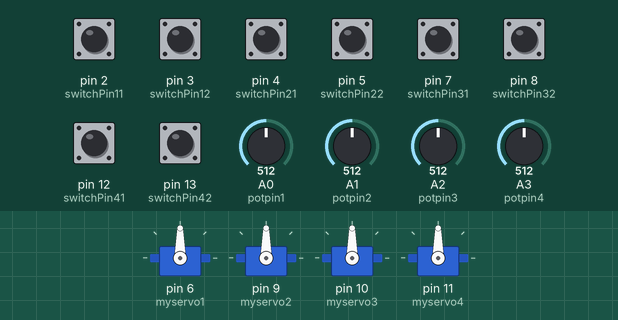
Recording of a sketch running on a simulated Arduino Uno, built with avr-gcc and run on an emulated ATmega328P. Parts: 4 × servo. Inputs (shaded band) come from the test bench; at power-on: pin 2 (switchPin11), pin 3 (switchPin12), pin 4 (switchPin21), pin 5 (switchPin22), pin 7 (switchPin31), pin 8 (switchPin32) HIGH, pin 12 (switchPin41), pin 13 (switchPin42) LOW, A0 (potpin1) = 512, A1 (potpin2) = 512, A2 (potpin3) = 512, A3 (potpin4) = 512.

Above: at 1.2 s.
1.3 s: pin 3 (switchPin12) pulled LOW for 0.15 s
At 2.0 s:
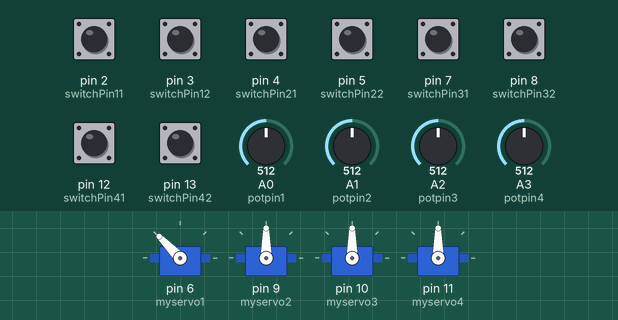
2.9 s: pin 4 (switchPin21) pulled LOW for 0.15 s
At 3.2 s:
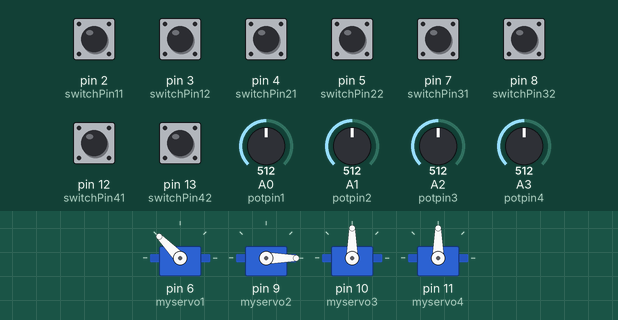
4.5 s: pin 2 (switchPin11) pulled LOW for 0.15 s
At 5.6 s:
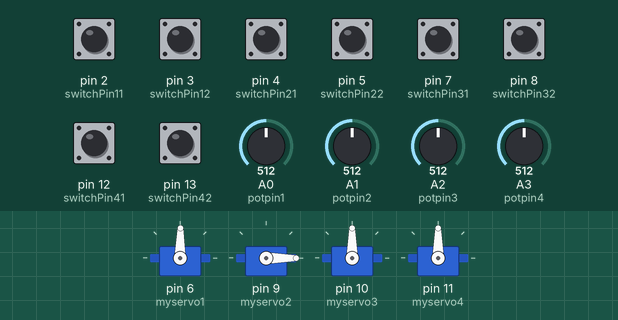
6.1 s: pin 5 (switchPin22) pulled LOW for 0.15 s
At 6.8 s:
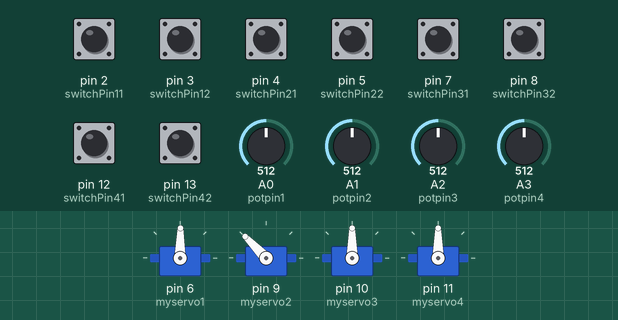
7.7 s: pin 7 (switchPin31) pulled LOW for 0.15 s
At 8.1 s:
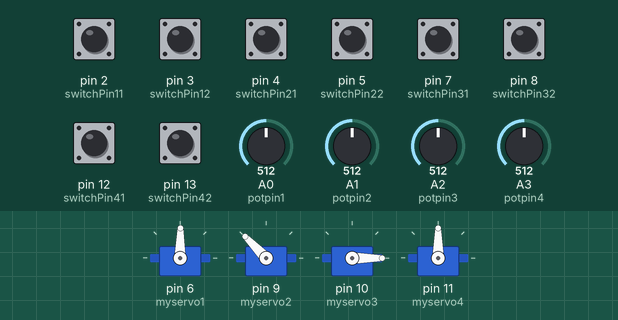
9.3 s: pin 8 (switchPin32) pulled LOW for 0.15 s
At 10.5 s:
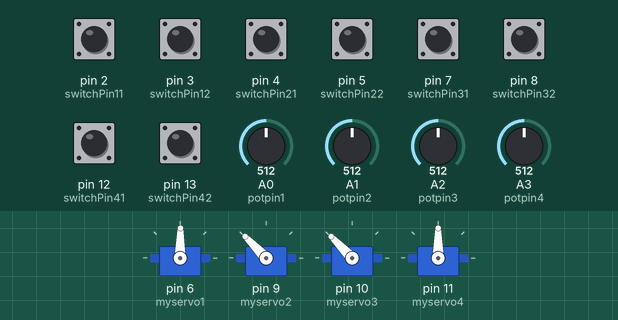
Timing chart, 0 to 11.9 s (numbered marks = the images above; inputs shaded):
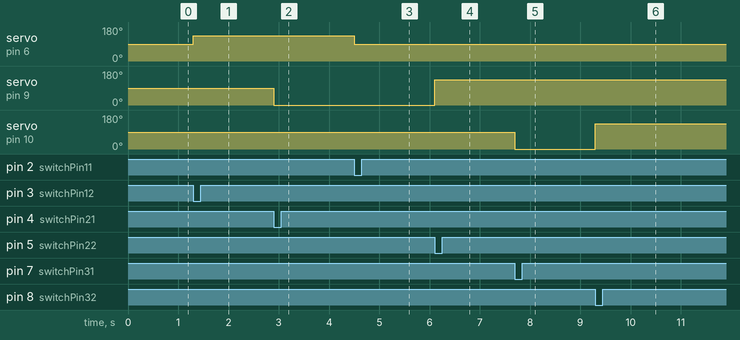

Measured:
- after the input at 1.3 s, servo on pin 6 (myservo1): 90° → 134° at once
- after the input at 2.9 s, servo on pin 9 (myservo2): 90° → 0° at once
- after the input at 4.5 s, servo on pin 6 (myservo1): 134° → 89° at once
- after the input at 6.1 s, servo on pin 9 (myservo2): 0° → 134° at once
- after the input at 7.7 s, servo on pin 10 (myservo3): 90° → 0° at once
- after the input at 9.3 s, servo on pin 10 (myservo3): 0° → 134° at once

The sketch:

hockey_box_2.5.ino
```cpp
#include <Servo.h>

Servo myservo1;
Servo myservo2;
Servo myservo3;
Servo myservo4;

int potpin1 = 0;
int potpin2 = 1;
int potpin3 = 2;
int potpin4 = 3;

int val1 = 0;
int val2 = 0;
int val3 = 0;
int val4 = 0;

int val0 = 0;

const int switchPin11 = 2;
const int switchPin12 = 3;
const int switchPin21 = 4;
const int switchPin22 = 5;
const int switchPin31 = 7;
const int switchPin32 = 8;
const int switchPin41 = 12;
const int switchPin42 = 13;

int switchState11 = 0;
int switchState12 = 0;
int switchState21 = 0;
int switchState22 = 0;
int switchState31 = 0;
int switchState32 = 0;
int switchState41 = 0;
int switchState42 = 0;

void setup() {

  myservo1.attach(6);
  myservo2.attach(9);
  myservo3.attach(10);
  myservo4.attach(11);

  pinMode(switchPin11, INPUT_PULLUP);
  pinMode(switchPin12, INPUT_PULLUP);
  pinMode(switchPin21, INPUT_PULLUP);
  pinMode(switchPin22, INPUT_PULLUP);
  pinMode(switchPin31, INPUT_PULLUP);
  pinMode(switchPin32, INPUT_PULLUP);
  pinMode(switchState41, INPUT_PULLUP);
  pinMode(switchState42, INPUT_PULLUP);
}

void loop() {

  val1 = analogRead(potpin1);
  val2 = analogRead(potpin2);
  val3 = analogRead(potpin3);
  val4 = analogRead(potpin4);

  switchState11 = digitalRead(switchPin11);
  switchState12 = digitalRead(switchPin12);
  switchState21 = digitalRead(switchPin21);
  switchState22 = digitalRead(switchPin22);
  switchState31 = digitalRead(switchPin31);
  switchState32 = digitalRead(switchPin32);
  switchState41 = digitalRead(switchPin41);
  switchState42 = digitalRead(switchPin42);


  if (switchState11 == HIGH && switchState12 == LOW) {
    val1 = map(val1, 0, 1023, 90, 179);
    myservo1.write(val1);
  } else if (switchState11 == LOW && switchState12 == HIGH) {
    val1 = map(val1, 0, 1023, 0, 179);
    myservo1.write(val1);
  } else if (switchState11 == LOW && switchState12 == LOW) {
    digitalWrite(6,LOW);
    val1 = digitalRead(6);
  }


  if (switchState21 == HIGH && switchState22 == LOW) {
    val2 = map(val2, 0, 1023, 90, 179);
    myservo2.write(val2);
  } else if (switchState21 == LOW && switchState22 == LOW) {
    digitalWrite(9,LOW);
  } else if (switchState21 == LOW && switchState22 == HIGH) {
    myservo2.write(val1);

  }


  if (switchState31 == HIGH && switchState32 == LOW) {
    val3 = map(val3, 0, 1023, 90, 179);
    myservo3.write(val3);
  } else if (switchState31 == LOW && switchState32 == LOW) {
       digitalWrite(10,LOW);
  } else if (switchState31 == LOW && switchState32 == HIGH) {
    myservo3.write(val1);
  }


  if (switchState41 == HIGH && switchState42 == LOW) {
    val4 = map(val4, 0, 1023, 90, 179);
    myservo4.write(val4);
  } else if (switchState41 == LOW && switchState42 == LOW) {
       digitalWrite(11,LOW);
  } else if (switchState41 == LOW && switchState42 == HIGH) {
    myservo4.write(val1);
  }

}
```
